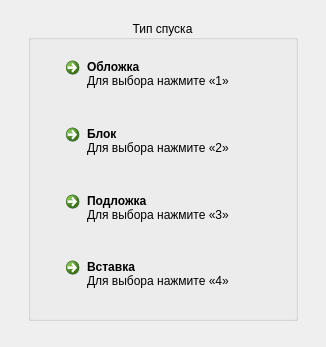
<?xml version="1.0" encoding="UTF-8"?>
<ui version="4.0">
 <class>SelectImpDlg</class>
 <widget class="QDialog" name="SelectImpDlg">
  <property name="geometry">
   <rect>
    <x>0</x>
    <y>0</y>
    <width>326</width>
    <height>347</height>
   </rect>
  </property>
  <property name="sizePolicy">
   <sizepolicy hsizetype="Fixed" vsizetype="Fixed">
    <horstretch>0</horstretch>
    <verstretch>0</verstretch>
   </sizepolicy>
  </property>
  <property name="windowTitle">
   <string>Выбор спуска</string>
  </property>
  <widget class="QGroupBox" name="groupBox">
   <property name="geometry">
    <rect>
     <x>28</x>
     <y>20</y>
     <width>270</width>
     <height>301</height>
    </rect>
   </property>
   <property name="title">
    <string>Тип спуска</string>
   </property>
   <property name="alignment">
    <set>Qt::AlignCenter</set>
   </property>
   <widget class="QWidget" name="verticalLayoutWidget">
    <property name="geometry">
     <rect>
      <x>30</x>
      <y>30</y>
      <width>211</width>
      <height>261</height>
     </rect>
    </property>
    <layout class="QVBoxLayout" name="verticalLayout">
     <item>
      <widget class="QCommandLinkButton" name="clbCover">
       <property name="text">
        <string>Обложка</string>
       </property>
       <property name="shortcut">
        <string>1</string>
       </property>
       <property name="description">
        <string>Для выбора нажмите «1»</string>
       </property>
      </widget>
     </item>
     <item>
      <widget class="QCommandLinkButton" name="clbBlock">
       <property name="text">
        <string>Блок</string>
       </property>
       <property name="shortcut">
        <string>2</string>
       </property>
       <property name="description">
        <string>Для выбора нажмите «2»</string>
       </property>
      </widget>
     </item>
     <item>
      <widget class="QCommandLinkButton" name="clbBottom">
       <property name="text">
        <string>Подложка</string>
       </property>
       <property name="shortcut">
        <string>3</string>
       </property>
       <property name="description">
        <string>Для выбора нажмите «3»</string>
       </property>
      </widget>
     </item>
     <item>
      <widget class="QCommandLinkButton" name="clbInsert">
       <property name="text">
        <string>Вставка</string>
       </property>
       <property name="shortcut">
        <string>4</string>
       </property>
       <property name="description">
        <string>Для выбора нажмите «4»</string>
       </property>
      </widget>
     </item>
    </layout>
   </widget>
  </widget>
 </widget>
 <resources/>
 <connections/>
</ui>
